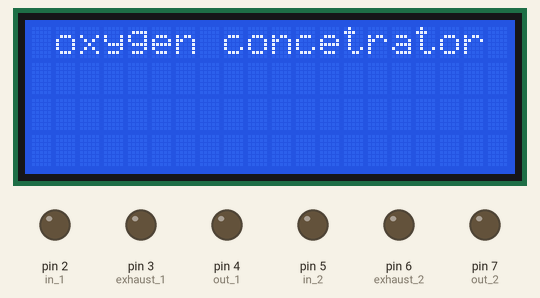
Simulated run of this sketch. Board: Arduino Uno, built with avr-gcc and run on an emulated ATmega328P. Shown: 20×4 character LCD, output pins drawn as LEDs (lit = HIGH).

Above: at 0.1 s.
At 7.1 s:
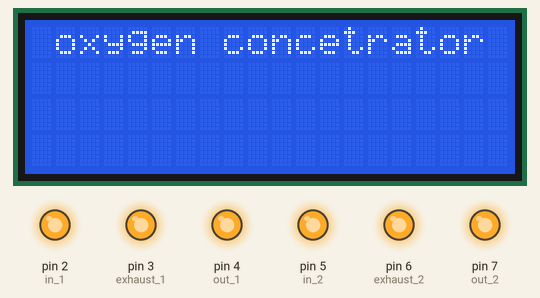
At 11.7 s:
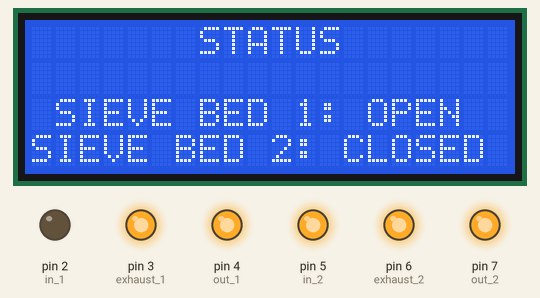
At 13.2 s:
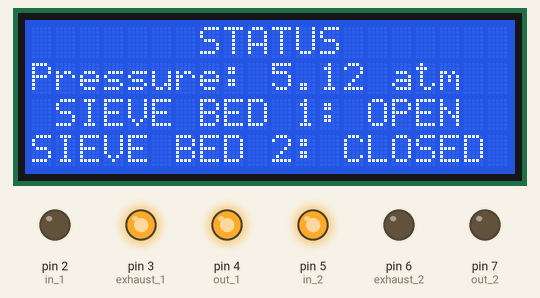
At 31.8 s:
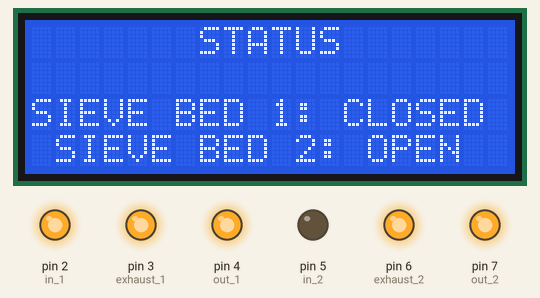
At 33.3 s:
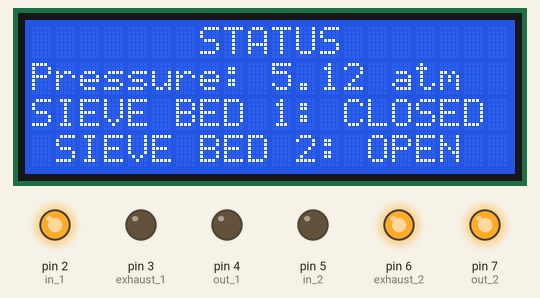
Timing chart, 0 to 34.8 s (numbered marks = the images above):
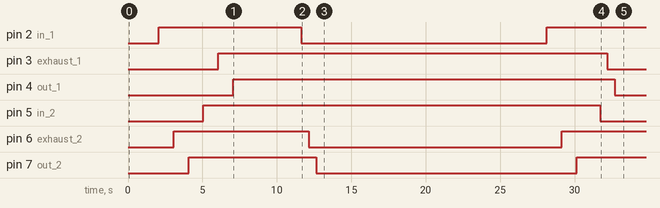

The sketch:

OXYGEN_PLANT_GENERATOR.ino
```cpp
#include <LiquidCrystal.h>

LiquidCrystal lcd(10,11,12,13,A0,A1);

const int in_1 = 2, exhaust_1 = 3, out_1 = 4, in_2 = 5, exhaust_2 = 6, out_2 = 7, pressure_sensor = A5;

void truncate(String* str, int columns) {
  *str = str->substring(0, columns);
}
void print_lcd(String str, int row) {
  static const int COLUMNS = 16;
  if (str.length() > COLUMNS) truncate(&str, COLUMNS);
  int pre_spaces = (COLUMNS - str.length()) / 2;
  lcd.setCursor(0, row); lcd.print("                ");
  lcd.setCursor(pre_spaces, row); lcd.print(str);
}
void print_lcd(String str0, String str1, String str2, String str3) {
  static const int COLUMNS = 20;
  if(str0.length() > COLUMNS) truncate(&str0,COLUMNS);
  if(str1.length() > COLUMNS) truncate(&str1,COLUMNS);
  if(str2.length() > COLUMNS) truncate(&str2,COLUMNS);
  if(str3.length() > COLUMNS) truncate(&str3,COLUMNS);
  int pre_spaces0 = (COLUMNS - str0.length()) / 2;
  int pre_spaces1 = (COLUMNS - str1.length()) / 2;
  int pre_spaces2 = (COLUMNS - str2.length()) / 2;
  int pre_spaces3 = (COLUMNS - str3.length()) / 2;
  lcd.clear();
  lcd.setCursor(pre_spaces0, 0); lcd.print(str0);
  lcd.setCursor(pre_spaces1, 1); lcd.print(str1);
  lcd.setCursor(pre_spaces2, 2); lcd.print(str2);
  lcd.setCursor(pre_spaces3, 3); lcd.print(str3);
}
void default_lcd_text(int del) {
  print_lcd("oxygen concetrator","","","");
  delay(del);
}
void open_filter_1() {
  print_lcd("STATUS","","SIEVE BED 1: OPEN","SIEVE BED 2: CLOSED");
  digitalWrite(in_1, 0);
  delay(500);
  digitalWrite(exhaust_2, 0);
  delay(500);
  digitalWrite(out_2, 0);
  delay(500);
}
void close_filter_1() {
  digitalWrite(in_1, 1);
  delay(1000);
  digitalWrite(exhaust_2, 1);
  delay(1000);
  digitalWrite(out_2, 1);
  delay(1000);
}
void open_filter_2() {
  print_lcd("STATUS","","SIEVE BED 1: CLOSED","SIEVE BED 2: OPEN");
  digitalWrite(in_2, 0);
  delay(500);
  digitalWrite(exhaust_1, 0);
  delay(500);
  digitalWrite(out_1, 0);
  delay(500);
}
void close_filter_2() {
  digitalWrite(in_2, 1);
  delay(1000);
  digitalWrite(exhaust_1, 1);
  delay(1000);
  digitalWrite(out_1, 1);
  delay(1000);
}
String measure_pressure() {
  int analog_value = analogRead(pressure_sensor);
  double pressure = double(analog_value) / 100.0;
  return String(pressure);
}
void setup() {
  // Serial.begin(9600);
  lcd.begin(20,4);
  pinMode(in_1, OUTPUT);
  pinMode(in_2, OUTPUT);
  pinMode(out_1, OUTPUT);
  pinMode(out_2, OUTPUT);
  pinMode(exhaust_1, OUTPUT);
  pinMode(exhaust_2, OUTPUT);
  default_lcd_text(2000);
  close_filter_1();
  close_filter_2();
  // Serial.println("starting");
}
void loop() {
  String pressure = measure_pressure();
  close_filter_2();
  delay(500);
  lcd.begin(20,4);
  open_filter_1();
  lcd.setCursor(0,1);
  lcd.print("Pressure: " + pressure + " atm");
  delay(15000);
  close_filter_1();
  delay(500);
  lcd.begin(20,4);
  open_filter_2();
  lcd.setCursor(0,1);
  lcd.print("Pressure: " + pressure + " atm");
  delay(15000);
}
```

Measured:
- by itself, pin 2 (in_1): HIGH → LOW at 11.6 s, → HIGH 16.5 s later
- by itself, pin 3 (exhaust_1): HIGH → LOW at 32.2 s
- by itself, pin 4 (out_1): HIGH → LOW at 32.7 s
- by itself, pin 5 (in_2): HIGH → LOW at 31.7 s
- by itself, pin 6 (exhaust_2): HIGH → LOW at 12.1 s, → HIGH 17.0 s later
- by itself, pin 7 (out_2): HIGH → LOW at 12.6 s, → HIGH 17.5 s later
- what the display in image 2 shows lasts 1.5 s, from 11.6 s to 13.1 s
